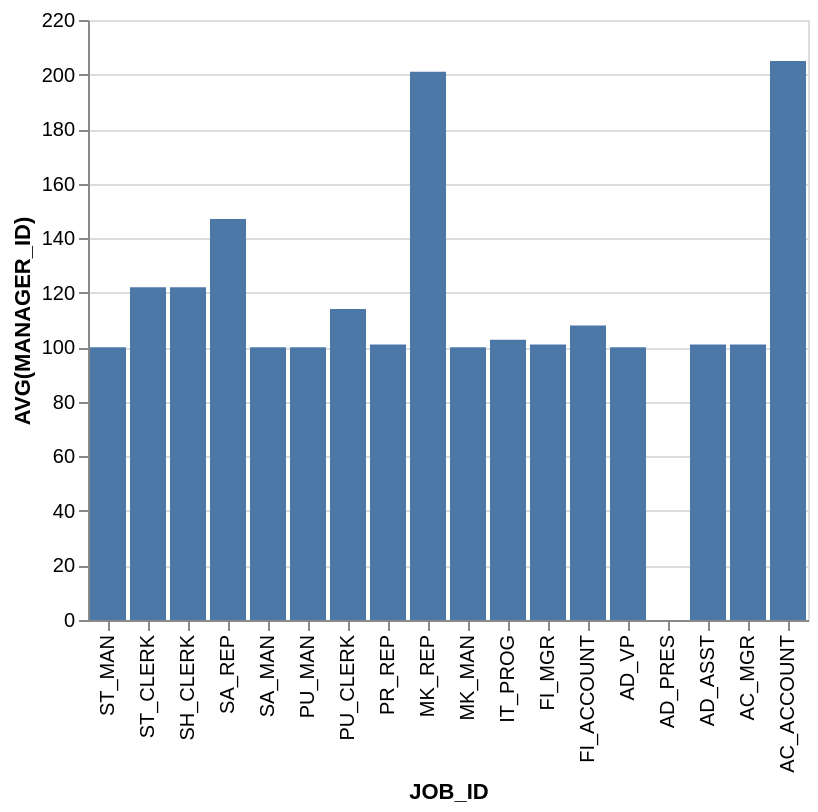

Source (Vega-Lite JSON):
### Vega-Lite specification from a JSON file in a GitHub repository (floating-point values rounded to 4 significant figures)
{"data": {"values": [{"x_data": "ST_MAN", "y_data": 100}, {"x_data": "ST_CLERK", "y_data": 122}, {"x_data": "SH_CLERK", "y_data": 122}, {"x_data": "SA_REP", "y_data": 147}, {"x_data": "SA_MAN", "y_data": 100}, {"x_data": "PU_MAN", "y_data": 100}, {"x_data": "PU_CLERK", "y_data": 114}, {"x_data": "PR_REP", "y_data": 101}, {"x_data": "MK_REP", "y_data": 201}, {"x_data": "MK_MAN", "y_data": 100}, {"x_data": "IT_PROG", "y_data": 102.8}, {"x_data": "FI_MGR", "y_data": 101}, {"x_data": "FI_ACCOUNT", "y_data": 108}, {"x_data": "AD_VP", "y_data": 100}, {"x_data": "AD_PRES", "y_data": 0}, {"x_data": "AD_ASST", "y_data": 101}, {"x_data": "AC_MGR", "y_data": 101}, {"x_data": "AC_ACCOUNT", "y_data": 205}]}, "mark": "bar", "encoding": {"x": {"field": "x_data", "type": "nominal", "title": "JOB_ID", "sort": "descending"}, "y": {"field": "y_data", "type": "quantitative", "title": "AVG(MANAGER_ID)"}}}
